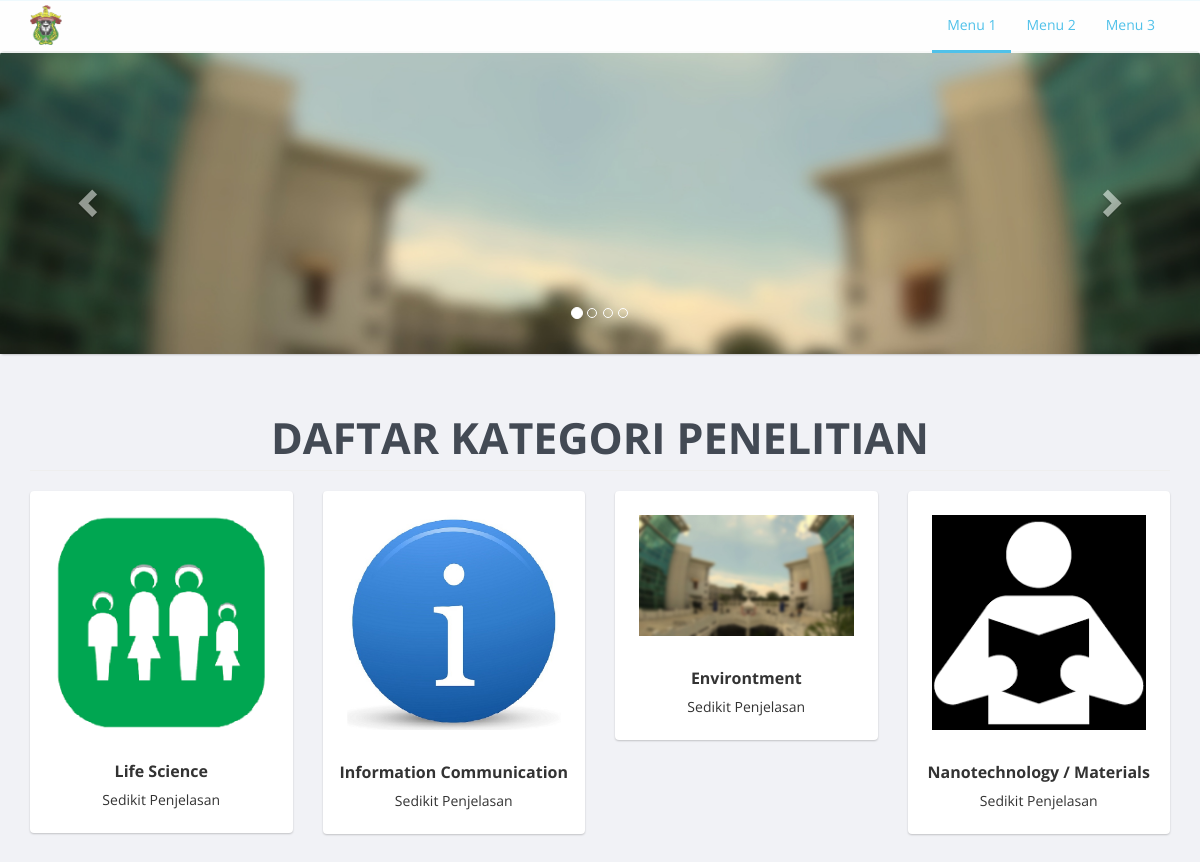
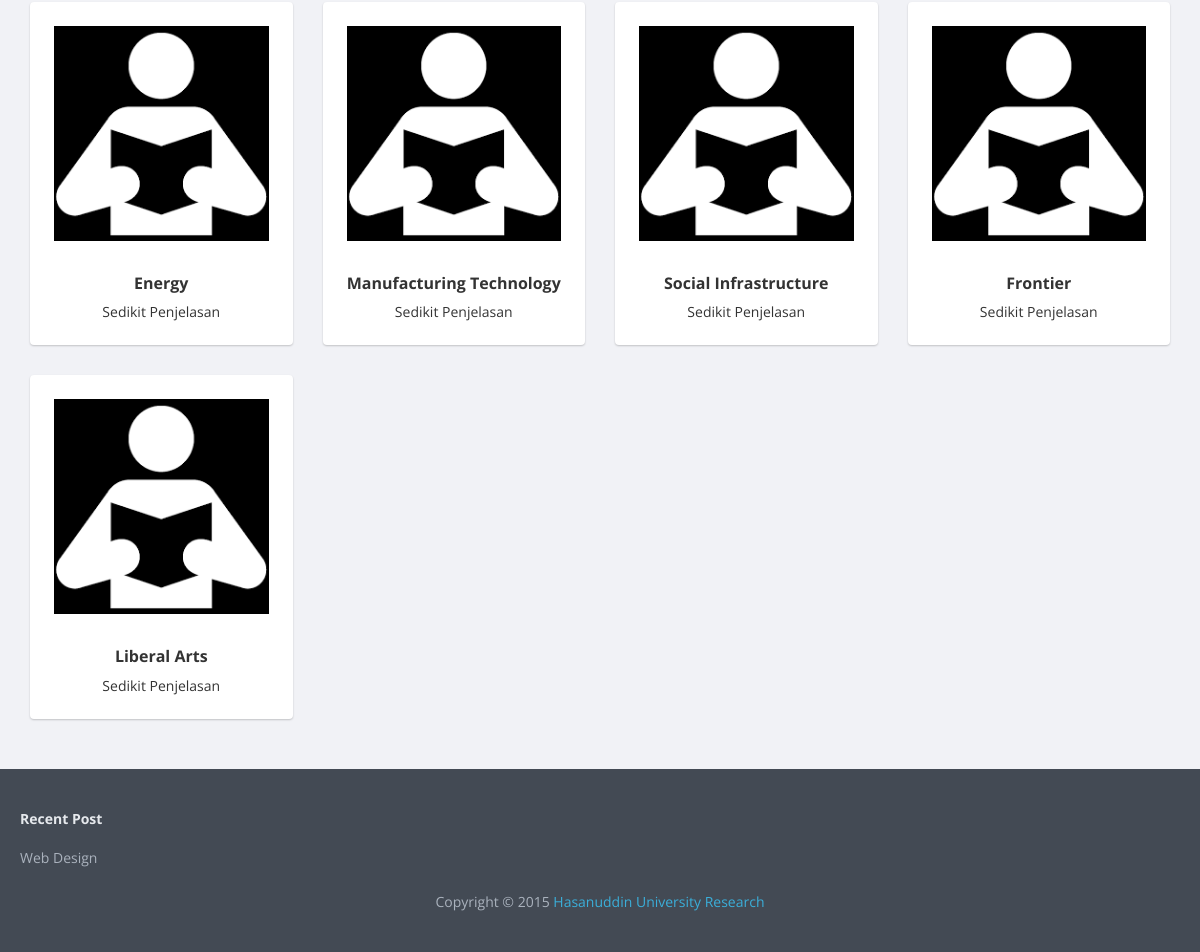
The page / on the database its author committed (2 pictures, top to bottom).
### tables this page shows
CREATE TABLE IF NOT EXISTS `kategori` (
  `kode` int(100) NOT NULL,
  `kategori` varchar(255) NOT NULL,
  `icon` varchar(255) NOT NULL,
  PRIMARY KEY (`kode`)
);

### index.php (the view, shortened to what this page needs)
<html>
	<head>
		<link rel="stylesheet" href="css/site.min.css">
	</head>
	<body style="background-color: #f1f2f6;">
		<?php include('index_menu.php'); ?>
		<?php include('index_slider.php'); ?>
		<div class='container'>
			<div class='row'>
				<div class='col-md-12' align=center>
					<div>
						<h2 class='page-header'>DAFTAR KATEGORI PENELITIAN</h2>
							<div class="example">
								<div class="row">
								<?php
									include('connect_db.php');
									$sql = 'SELECT * FROM kategori';
									$result = $conn->query($sql);
									while($row = $result->fetch_assoc()) {
										?>
											<a href="index_list.php?kode=<?php echo $row['kode'];?>">
											<div class="col-lg-3 col-sm-6">
											  <div class="thumbnail">
												<img class="img-rounded" style="padding:20px" src="images/icon/<?php echo $row['kode']; ?>.jpg" alt="Image not found" onError="this.onerror=null;this.src='images/icon/no_image.png';" />
												<div class="caption text-center">
												  <h3><?php echo $row['kategori']; ?></h3>
												  <p>Sedikit Penjelasan</p>
												  </div>
											  </div>
											</div>
											</a>
										<?php
									}
								?>
							</div>
						</div>
					</div>
				</div>
			</div>
		</div>
		<div class="footer">
			<div class="clearfix">
				<dl class="footer-nav">
					<dt class="nav-title">Recent Post</dt>
					<dd class="nav-item"><a href="#">Web Design</a></dd>
				</dl>
			</div>
		<div class="footer-copyright text-center">Copyright &copy; 2015 <a href='index.php'> Hasanuddin University Research </a> </div>
		</div>
	</body>
 </html>

### index_menu.php (shortened to what this page needs)
<div class="docs-header">
	<nav class="navbar navbar-default navbar-custom" role="navigation">
		<div class="container">
			<div class="navbar-header">
				<a class="navbar-brand" href="index.php"><img src='images/unhas_logo.png' height="40"/></a>
			</div>
			<div class="collapse navbar-collapse">
				<ul class="nav navbar-nav navbar-right">
						<li><a class="nav-link current" href="#">Menu 1</a></li>
						<li><a class="nav-link" href="#">Menu 2</a></li>
					<li><a class="nav-link" href="#">Menu 3</a></li>
				</ul>
			</div>
		</div>
	</nav>
</div>

### index_slider.php (shortened to what this page needs)
<div class="jumbotron">
	<div id="carousel-example-generic" class="carousel slide" data-ride="carousel">
		<ol class="carousel-indicators">
			<li data-target="#carousel-example-generic" data-slide-to="0" class="active"></li>
			<li data-target="#carousel-example-generic" data-slide-to="1"></li>
			<li data-target="#carousel-example-generic" data-slide-to="2"></li>
			<li data-target="#carousel-example-generic" data-slide-to="3"></li>
		</ol>
		<div class="carousel-inner">
			<div class="item active"><img src="images/slide/1.jpg"></div>
		</div>
		<a class="left carousel-control" href="#carousel-example-generic" data-slide="prev">
			<span class="glyphicon glyphicon-chevron-left"></span>
		</a>
		<a class="right carousel-control" href="#carousel-example-generic" data-slide="next">
			<span class="glyphicon glyphicon-chevron-right"></span>
		</a>
	</div>
</div>

### rows shown on the page
kategori: shows a picture, kategori "Life Science"
kategori: shows a picture, kategori "Information Communication"
kategori: shows a picture, kategori "Environtment"
kategori: kategori "Nanotechnology / Materials"
kategori: kategori "Energy"
kategori: kategori "Manufacturing Technology"
kategori: kategori "Social Infrastructure"
kategori: kategori "Frontier"
kategori: kategori "Liberal Arts"
